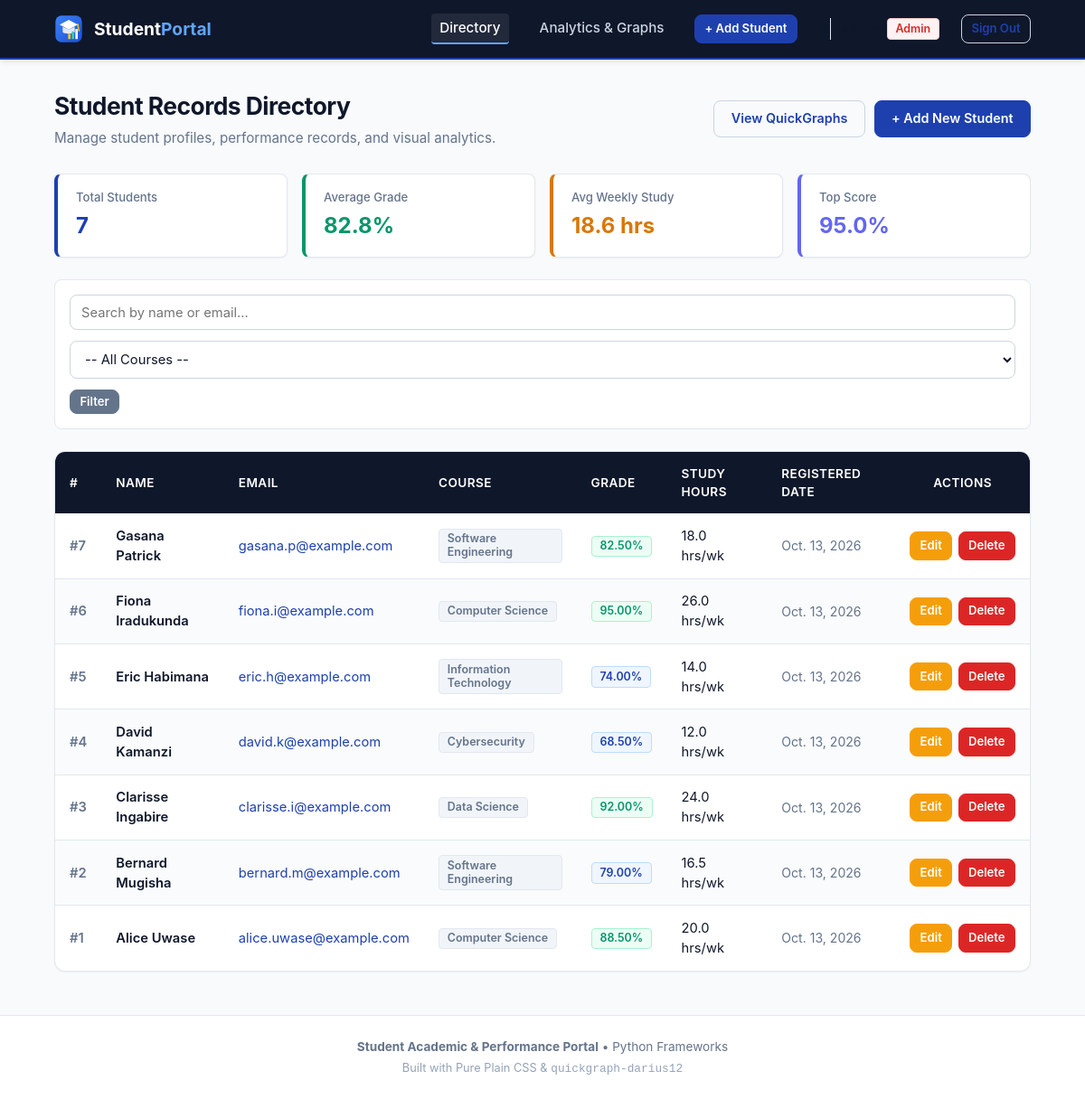
Page /students/ (signed in) on the committed database.
### students/models.py (models this page shows, shortened)
class Student(models.Model):
    COURSE_CHOICES = [
        ('Computer Science', 'Computer Science'),
        ('Software Engineering', 'Software Engineering'),
        ('Data Science', 'Data Science'),
        ('Cybersecurity', 'Cybersecurity'),
        ('Information Technology', 'Information Technology'),
    ]
    first_name = models.CharField(max_length=50)
    last_name = models.CharField(max_length=50)
    email = models.EmailField(unique=True)
    course = models.CharField(max_length=100, choices=COURSE_CHOICES, default="Computer Science")
    grade = models.DecimalField(max_digits=5, decimal_places=2, default=75.0, help_text="Grade percentage (0-100)")
    study_hours_per_week = models.FloatField(default=15.0, help_text="Weekly study hours")
    registration_date = models.DateField(auto_now_add=True)
    class Meta:
        db_table = 'students'
        ordering = ['-id']
    @property
    def status_badge(self):
        if self.grade >= 80:
            return "badge-success"
        elif self.grade >= 60:
            return "badge-primary"
        elif self.grade >= 50:
            return "badge-warning"
        return "badge-danger"

### students/views.py (the view)
# urls.py: path('', views.student_list, name='student_list'),
@login_required
def student_list(request):
    students = Student.objects.all()
    query = request.GET.get('q', '').strip()
    course_filter = request.GET.get('course', '').strip()
    if query:
        students = students.filter(first_name__icontains=query) | students.filter(last_name__icontains=query) | students.filter(email__icontains=query)
    if course_filter:
        students = students.filter(course=course_filter)
    total_count = Student.objects.count()
    stats = Student.objects.aggregate(
        avg_grade=Avg('grade'),
        avg_study_hours=Avg('study_hours_per_week'),
        top_grade=Max('grade')
    )
    courses = Student.COURSE_CHOICES
    context = {
        'students': students,
        'total_count': total_count,
        'avg_grade': round(stats['avg_grade'], 1) if stats['avg_grade'] else 0,
        'avg_study_hours': round(stats['avg_study_hours'], 1) if stats['avg_study_hours'] else 0,
        'top_grade': round(stats['top_grade'], 1) if stats['top_grade'] else 0,
        'courses': courses,
        'selected_course': course_filter,
        'query': query,
    }
    return render(request, 'students/student_list.html', context)

### students/context_processors.py (called while the page is built)
def user_roles(request):
    if not request.user.is_authenticated:
        return {
            'is_instructor': False,
            'is_student': False,
            'user_role': 'Guest',
        }
    is_admin = request.user.is_superuser
    is_instructor = is_admin or request.user.groups.filter(name='Instructor').exists()
    is_student = request.user.groups.filter(name='Student').exists()
    if is_admin:
        role = 'Admin'
    elif is_instructor:
        role = 'Instructor'
    elif is_student:
        role = 'Student'
    else:
        role = 'User'
    return {
        'is_instructor': is_instructor,
        'is_student': is_student,
        'user_role': role,
    }

### students/templates/students/student_list.html (shortened to what this page needs)
{% extends 'students/base.html' %}
{% block content %}
<div class="page-header">
    <div>
        <h1 class="page-title">Student Records Directory</h1>
        <p class="page-subtitle">Manage student profiles, performance records, and visual analytics.</p>
    </div>
    <div style="display: flex; gap: 0.6rem; align-items: center;">
        <a href="{% url 'analytics_dashboard' %}" class="btn btn-outline">
            View QuickGraphs
        </a>
        {% if is_instructor %}
        <a href="{% url 'student_create' %}" class="btn btn-primary">
            + Add New Student
        </a>
        {% endif %}
    </div>
</div>
<div class="grid-4">
    <div class="stat-card" style="border-left-color: var(--primary);">
        <div class="stat-label">Total Students</div>
        <div class="stat-value" style="color: var(--primary);">{{ total_count }}</div>
    </div>
    <div class="stat-card" style="border-left-color: var(--success);">
        <div class="stat-label">Average Grade</div>
        <div class="stat-value" style="color: var(--success);">{{ avg_grade }}%</div>
    </div>
    <div class="stat-card" style="border-left-color: var(--warning);">
        <div class="stat-label">Avg Weekly Study</div>
        <div class="stat-value" style="color: var(--warning);">{{ avg_study_hours }} hrs</div>
    </div>
    <div class="stat-card" style="border-left-color: #6366f1;">
        <div class="stat-label">Top Score</div>
        <div class="stat-value" style="color: #6366f1;">{{ top_grade }}%</div>
    </div>
</div>
<form method="GET" class="filter-bar">
    <input type="text" name="q" class="filter-input form-control" placeholder="Search by name or email..." value="{{ query }}">
    <select name="course" class="filter-select form-select" onchange="this.form.submit()">
        <option value="">-- All Courses --</option>
    </select>
    <button type="submit" class="btn btn-secondary btn-sm">Filter</button>
</form>
<div class="table-wrapper">
    <table class="portal-table">
        <thead>
            <tr>
                <th style="width: 50px;">#</th>
                <th>Name</th>
                <th>Email</th>
                <th>Course</th>
                <th>Grade</th>
                <th>Study Hours</th>
                <th>Registered Date</th>
                <th style="text-align: center; width: 140px;">
                    {% if is_instructor %}Actions{% else %}Access Level{% endif %}
                </th>
            </tr>
        </thead>
        <tbody>
            {% for student in students %}
            <tr>
                <td style="color: var(--text-muted); font-weight: 600;">#{{ student.id }}</td>
                <td style="font-weight: 600;">{{ student.first_name }} {{ student.last_name }}</td>
                <td><a href="mailto:{{ student.email }}">{{ student.email }}</a></td>
                <td><span class="badge badge-gray">{{ student.course }}</span></td>
                <td><span class="badge {{ student.status_badge }}">{{ student.grade }}%</span></td>
                <td>{{ student.study_hours_per_week }} hrs/wk</td>
                <td style="color: var(--text-muted); font-size: 0.88rem;">{{ student.registration_date }}</td>
                <td style="text-align: center;">
                    {% if is_instructor %}
                        <div class="btn-group">
                            <a href="{% url 'student_update' student.id %}" class="btn btn-warning btn-sm" title="Edit">
                                Edit
                            </a>
                            <a href="{% url 'student_delete' student.id %}" class="btn btn-danger btn-sm" title="Delete">
                                Delete
                            </a>
                        </div>
                    {% else %}
                        <span class="badge badge-gray" title="Students have read-only privileges">Read-Only</span>
                    {% endif %}
                </td>
            </tr>
            {% endfor %}
        </tbody>
    </table>
</div>
{% endblock %}

### students/templates/students/base.html (shortened to what this page needs)
{% load static %}
<!DOCTYPE html>
<html lang="en">
<head>
    <link rel="stylesheet" href="{% static 'css/style.css' %}">
</head>
<body>
    <nav class="navbar">
        <div class="container nav-wrapper">
            <a class="brand" href="{% url 'student_list' %}">
                <img src="{% static 'images/logo.svg' %}" alt="Portal Logo" width="32" height="32" class="portal-logo-img">
                <span>Student<span class="brand-accent">Portal</span></span>
            </a>
            <ul class="nav-links">
                {% if user.is_authenticated %}
                    <li>
                        <a class="nav-link {% if request.resolver_match.url_name == 'student_list' %}active{% endif %}" href="{% url 'student_list' %}">
                            Directory
                        </a>
                    </li>
                    <li>
                        <a class="nav-link {% if request.resolver_match.url_name == 'analytics_dashboard' %}active{% endif %}" href="{% url 'analytics_dashboard' %}">
                            Analytics &amp; Graphs
                        </a>
                    </li>
                    {% if is_instructor %}
                    <li>
                        <a class="btn btn-primary btn-sm" href="{% url 'student_create' %}">
                            + Add Student
                        </a>
                    </li>
                    {% endif %}
                    <li style="display: flex; align-items: center; gap: 0.5rem; margin-left: 0.75rem; padding-left: 0.75rem; border-left: 1px solid var(--border);">
                        <span style="font-size: 0.88rem; font-weight: 600; color: var(--text-main);">
                        </span>
                        {% if user_role == 'Admin' %}
                            <span class="badge badge-danger">Admin</span>
                        {% elif user_role == 'Instructor' %}
                            <span class="badge badge-primary">Instructor</span>
                        {% else %}
                            <span class="badge badge-gray">Student</span>
                        {% endif %}
                    </li>
                    <li>
                        <a class="btn btn-outline btn-sm" href="{% url 'logout' %}" title="Sign out of your account">
                            Sign Out
                        </a>
                    </li>
                {% else %}
                    <li>
                        <a class="btn btn-primary btn-sm" href="{% url 'login' %}">
                            Sign In
                        </a>
                    </li>
                {% endif %}
            </ul>
        </div>
    </nav>
    <main class="main-content">
        <div class="container">
            {% block content %}{% endblock %}
        </div>
    </main>
    <footer class="footer">
        <div class="container">
            <p><strong>Student Academic &amp; Performance Portal</strong> &bull; Python Frameworks</p>
            <p style="margin-top: 0.25rem; font-size: 0.8rem; color: #94a3b8;">
                Built with Pure Plain CSS &amp; <code>quickgraph-darius12</code>
            </p>
        </div>
    </footer>
</body>
</html>

### rows in the picture
Student: id "7", first_name "Gasana", last_name "Patrick", email "gasana.p@example.com", course "Software Engineering", grade "82.50", study_hours_per_week "18.0", registration_date "Oct. 13, 2026"
Student: id "6", first_name "Fiona", last_name "Iradukunda", email "fiona.i@example.com", course "Computer Science", grade "95.00", study_hours_per_week "26.0", registration_date "Oct. 13, 2026"
Student: id "5", first_name "Eric", last_name "Habimana", email "eric.h@example.com", course "Information Technology", grade "74.00", study_hours_per_week "14.0", registration_date "Oct. 13, 2026"
Student: id "4", first_name "David", last_name "Kamanzi", email "david.k@example.com", course "Cybersecurity", grade "68.50", study_hours_per_week "12.0", registration_date "Oct. 13, 2026"
Student: id "3", first_name "Clarisse", last_name "Ingabire", email "clarisse.i@example.com", course "Data Science", grade "92.00", study_hours_per_week "24.0", registration_date "Oct. 13, 2026"
Student: id "2", first_name "Bernard", last_name "Mugisha", email "bernard.m@example.com", course "Software Engineering", grade "79.00", study_hours_per_week "16.5", registration_date "Oct. 13, 2026"
Student: id "1", first_name "Alice", last_name "Uwase", email "alice.uwase@example.com", course "Computer Science", grade "88.50", study_hours_per_week "20.0", registration_date "Oct. 13, 2026"

### other values in the picture
{{ total_count }} "7"
{{ avg_grade }} "82.8"
{{ avg_study_hours }} "18.6"
{{ top_grade }} "95.0"
